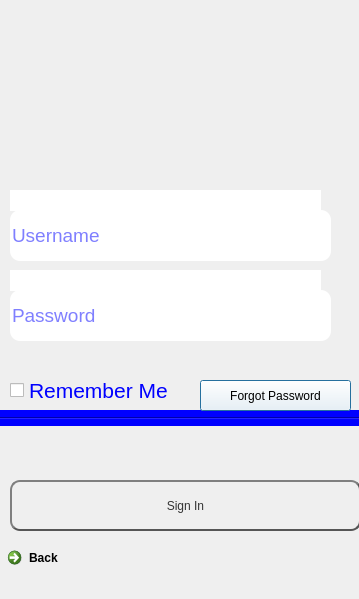
<?xml version="1.0" encoding="UTF-8"?>
<ui version="4.0">
 <class>Dialog</class>
 <widget class="QDialog" name="Dialog">
  <property name="geometry">
   <rect>
    <x>0</x>
    <y>0</y>
    <width>359</width>
    <height>599</height>
   </rect>
  </property>
  <property name="windowTitle">
   <string>Dialog</string>
  </property>
  <widget class="QWidget" name="widget" native="true">
   <property name="geometry">
    <rect>
     <x>0</x>
     <y>0</y>
     <width>381</width>
     <height>601</height>
    </rect>
   </property>
   <property name="styleSheet">
    <string notr="true">background-image: url(:/newPrefix/Downloads/Telegram Desktop/photo_2021-08-09_21-06-21.jpg);</string>
   </property>
   <widget class="QCheckBox" name="checkBox">
    <property name="geometry">
     <rect>
      <x>10</x>
      <y>370</y>
      <width>171</width>
      <height>41</height>
     </rect>
    </property>
    <property name="font">
     <font>
      <pointsize>16</pointsize>
     </font>
    </property>
    <property name="styleSheet">
     <string notr="true">color: rgb(0, 0, 255);</string>
    </property>
    <property name="text">
     <string>Remember Me</string>
    </property>
   </widget>
   <widget class="Line" name="line">
    <property name="geometry">
     <rect>
      <x>0</x>
      <y>410</y>
      <width>381</width>
      <height>16</height>
     </rect>
    </property>
    <property name="styleSheet">
     <string notr="true">background-color: rgb(0, 0, 255);</string>
    </property>
    <property name="orientation">
     <enum>Qt::Horizontal</enum>
    </property>
   </widget>
   <widget class="QPushButton" name="forgotmenu">
    <property name="geometry">
     <rect>
      <x>200</x>
      <y>380</y>
      <width>151</width>
      <height>31</height>
     </rect>
    </property>
    <property name="styleSheet">
     <string notr="true">font: 14pt &quot;MS Shell Dlg 2&quot;;
border-color: rgb(255, 255, 255);
background-color: white;</string>
    </property>
    <property name="text">
     <string>Forgot Password</string>
    </property>
   </widget>
   <widget class="QPushButton" name="signin">
    <property name="geometry">
     <rect>
      <x>10</x>
      <y>480</y>
      <width>351</width>
      <height>51</height>
     </rect>
    </property>
    <property name="styleSheet">
     <string notr="true">QPushButton {
    color: #333;
	font: 18pt ''MS Shell Dlg 2'';
    border: 2px solid #555;
    border-radius: 10px;
    border-style: outset;
    background: qradialgradient(
        cx: 0.3, cy: -0.4, fx: 0.3, fy: -0.4,
        radius: 1.35, stop: 0 orange, stop: 1 orange
        );
    padding: 5px;
    }

QPushButton:hover {
    background: qradialgradient(
        cx: 0.3, cy: -0.4, fx: 0.3, fy: -0.4,
        radius: 1.35, stop: 0 #fff, stop: 1 #bbb
        );
    }

QPushButton:pressed {
    border-style: inset;
    background: qradialgradient(
        cx: 0.4, cy: -0.1, fx: 0.4, fy: -0.1,
        radius: 1.35, stop: 0 #fff, stop: 1 #ddd
        );
    }</string>
    </property>
    <property name="text">
     <string>Sign In</string>
    </property>
   </widget>
   <widget class="QLineEdit" name="password">
    <property name="geometry">
     <rect>
      <x>10</x>
      <y>290</y>
      <width>321</width>
      <height>51</height>
     </rect>
    </property>
    <property name="font">
     <font>
      <pointsize>14</pointsize>
     </font>
    </property>
    <property name="styleSheet">
     <string notr="true">background: qradialgradient(
        cx: 0.3, cy: -0.4, fx: 0.3, fy: -0.4,
        radius: 1.35, stop: 0 white, stop: 1 white
        );
border-radius: 10px;
color: blue;</string>
    </property>
    <property name="echoMode">
     <enum>QLineEdit::Password</enum>
    </property>
    <property name="placeholderText">
     <string>Password</string>
    </property>
   </widget>
   <widget class="QLineEdit" name="username">
    <property name="geometry">
     <rect>
      <x>10</x>
      <y>210</y>
      <width>321</width>
      <height>51</height>
     </rect>
    </property>
    <property name="font">
     <font>
      <pointsize>14</pointsize>
     </font>
    </property>
    <property name="styleSheet">
     <string notr="true">background: qradialgradient(
        cx: 0.3, cy: -0.4, fx: 0.3, fy: -0.4,
        radius: 1.35, stop: 0 white, stop: 1 white
        );
border-radius: 10px;
color: blue;</string>
    </property>
    <property name="placeholderText">
     <string>Username</string>
    </property>
   </widget>
   <widget class="QLabel" name="usererror">
    <property name="geometry">
     <rect>
      <x>10</x>
      <y>190</y>
      <width>311</width>
      <height>21</height>
     </rect>
    </property>
    <property name="styleSheet">
     <string notr="true">color: red;
background-color: rgb(255,255,255);
font: 12pt &quot;MS Shell Dlg 2&quot;;</string>
    </property>
    <property name="text">
     <string/>
    </property>
   </widget>
   <widget class="QLabel" name="passworderror">
    <property name="geometry">
     <rect>
      <x>10</x>
      <y>270</y>
      <width>311</width>
      <height>21</height>
     </rect>
    </property>
    <property name="styleSheet">
     <string notr="true">color: red;
background-color: rgb(255,255,255);
font: 12pt &quot;MS Shell Dlg 2&quot;;</string>
    </property>
    <property name="text">
     <string/>
    </property>
   </widget>
   <widget class="QCommandLinkButton" name="back">
    <property name="geometry">
     <rect>
      <x>0</x>
      <y>540</y>
      <width>185</width>
      <height>41</height>
     </rect>
    </property>
    <property name="text">
     <string>Back</string>
    </property>
   </widget>
  </widget>
 </widget>
 <resources>
  <include location="resource.qrc"/>
 </resources>
 <connections/>
</ui>
